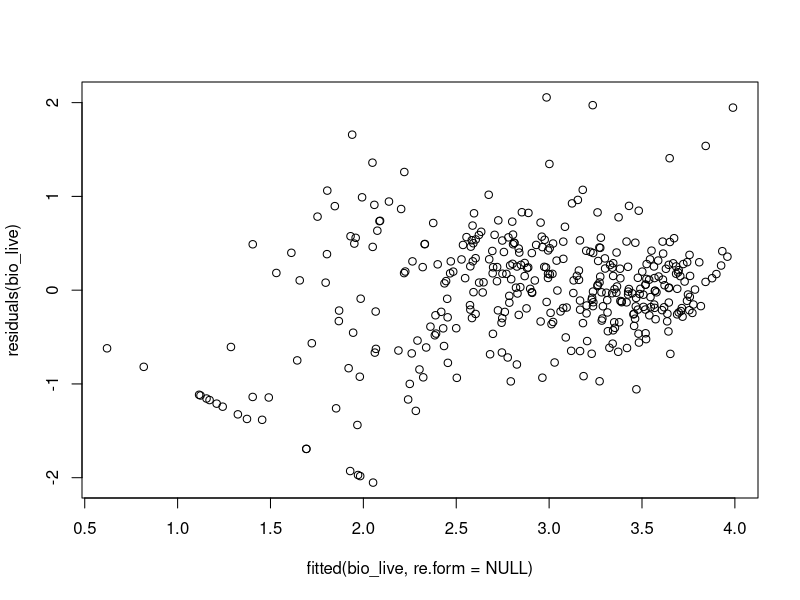

This chart was generated by the following R code: (Note: this script raises an error after producing the figure.)
library(dplyr)
library(ggplot2)
library(tidyr)
library(lmerTest)
library(lme4)
library(emmeans)
library(Cairo)
library(kableExtra)

### --------------------------------------
### Data and plotting of biomass
### --------------------------------------
times <- read.csv("data/time.csv") %>% 
  select(-Time_pt) %>% 
  mutate(Median_time_factor = factor(Median_time)) 

baci_bio <- read.csv("data/baci_bio_df3_sod_live_altered.csv") %>% 
  mutate(Sod_biomass=as.numeric(Sod_biomass)) %>% 
  mutate(water_treatment = factor(water_treatment, levels = c("H", "M", "L"))) %>% 
  mutate(fire_treatment_aloc = fire_treatment) %>% 
  mutate(fire_treatment = ifelse(fire_treatment == "b" &  Median_time_pt == 592, "ub",fire_treatment)) %>% 
  mutate(fire_treatment = factor(fire_treatment, levels = c("ub","b"))) %>% 
  left_join(times, by = "Median_time_pt") %>%  
  mutate(Median_time_factor = factor(Median_time)) 
## need to add other time points to the data
blanks <- expand.grid(water_treatment = levels(baci_bio$water_treatment),
                      fire_treatment = levels(baci_bio$fire_treatment),
                      Median_time = unique(times$Median_time),
                      veg = unique(baci_bio$veg)) 
df_to_plot <- bind_rows(blanks,baci_bio) 

## Box plot of raw data
p <- ggplot(df_to_plot, aes(x = Median_time, y = (Sod_biomass + 1), fill = water_treatment, color = water_treatment, group = interaction(water_treatment, Median_time))) + 
  geom_boxplot() +
  theme_classic()+
  facet_grid( veg ~ fire_treatment)+
  theme(legend.position = "bottom")+
  xlim(0, 1500)+
  scale_y_continuous(breaks = c(2,11,101), labels = c(1,10,100), trans = "log10")

### --------------------------------------
### Model: Linear mixed model
### --------------------------------------
bio_live <- lmer(log(Sod_biomass+1) ~ Swamp + veg + Median_time_factor*water_treatment +  
                   water_treatment*fire_treatment + Median_time_factor*fire_treatment + (1 | Sod), data = baci_bio)
### residuals look good
plot(residuals(bio_live) ~ fitted(bio_live, re.form = NULL))
### Type III anova test 
anova(bio_live, type = "III")

###  Plot of water_treatment over time effect in burnt and unburnt sods
emmeans_plot = emmip(bio_live,  ~ water_treatment ~ Median_time_factor| fire_treatment , CIs = TRUE, type = "response") 
joined <- emmeans_plot$data %>% 
  left_join(times, by = "Median_time_factor")
## need to add other time points to the data
blanks <- expand.grid(water_treatment = levels(joined$water_treatment),
                      fire_treatment = levels(joined$fire_treatment),
                      Median_time = unique(times$Median_time))
plot_df <- joined %>% 
  bind_rows(blanks)
pos = position_dodge(width = 50)

bio_plot <- plot_df %>%
  ggplot(aes(Median_time, yvar, color = water_treatment), position = position_dodge2(width = 0.1)) +
  geom_point( position = pos) +
  geom_path(position = pos, size = 1) +
  geom_errorbar(aes(ymin = LCL, ymax = UCL), position = pos, alpha = 0.5, width = 0, size = 1) +
  facet_wrap( ~ fire_treatment) +
  theme_classic() +
  xlab("Time since experiment commenced (days)") + 
  ylab("Mean biomass (+/- 95% CI) per mesocosms (g)") +
  theme(legend.position = "none",
        axis.text = element_text( size = 12), 
        axis.title = element_text( size = 14)) +
  scale_colour_manual(values = clrs3)

ggsave(plot = bio_plot, file = "plots/biomass_plot.png" , h = 8, w = 12 , type = "cairo-png")

### --------------------------------------
# Post hoc analysis of time * water interaction unburnt sods
# Look at pairwise comparisons of the water treatment differences change over time
### --------------------------------------
em_water <- emmeans(bio_live,  ~ water_treatment + Median_time_factor + fire_treatment, combine= TRUE )
base <- as.data.frame(diag(3*2*2))
combm = as.data.frame(em_water)[,1:3]

colnames(base)= rownames(base)=paste0(combm$water_treatment,combm$Median_time_factor,combm$fire_treatment)
selected_contrasts <- contrast(em_water, method =  list("H v. M by time interaction" = (base$H1261ub - base$M1261ub) - (base$H587ub - base$M587ub),
                                      "H v. L by time interaction" =  (base$H1261ub - base$L1261ub) - (base$H587ub - base$L587ub),
                                      "M v. L by time interaction" =  (base$M1261ub - base$L1261ub) - (base$M587ub - base$L587ub)), 
                               adjust = "mvt", type = "response")

## Condifidence intervals of contrasts
cbind(summary(selected_contrasts), confint(selected_contrasts)[, 5:6]) %>% 
  as.data.frame() %>% 
  mutate_at(2:8, round, 3)
